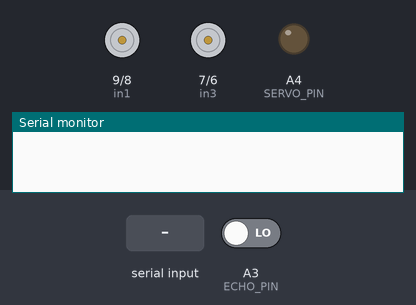
The sketch below on a simulated Arduino Uno, built with avr-gcc and run on an emulated ATmega328P. On the bench: motor-driver pin pairs drawn as motors (green arrow = first pin HIGH = forward, orange = second pin HIGH = backward, longer = more drive, scaled by the enable pin), output pins drawn as LEDs (lit = HIGH), the last lines printed to the serial monitor. The inputs (shaded band) are chosen by the test bench; at power-on: A3 (ECHO_PIN) LOW.

Above: at 2.0 s.
2.1 s: "P" received over the second serial link
At 4.0 s:
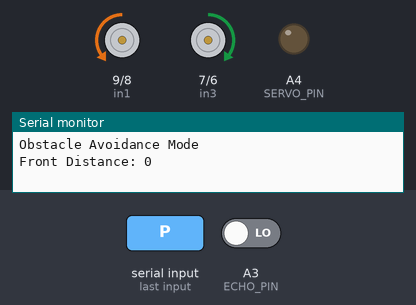
8.1 s: "S" received over the second serial link
At 8.8 s:
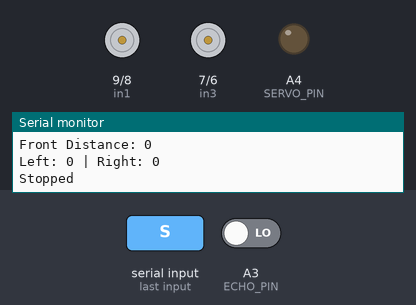
9.7 s: "R" received over the second serial link
At 10.9 s:
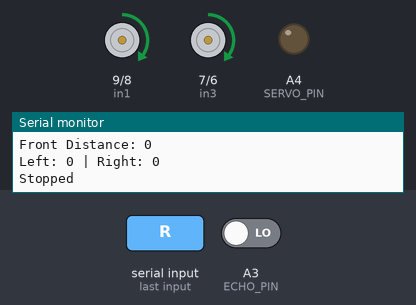
11.2 s: "F" received over the second serial link
At 12.3 s:
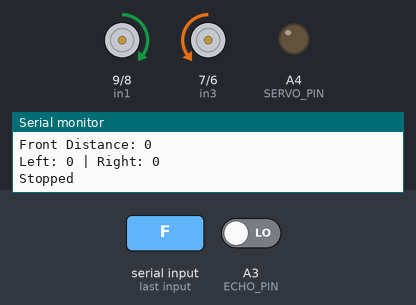
12.7 s: "B" received over the second serial link
At 13.5 s:
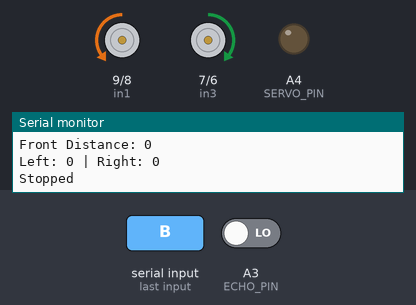
Timing chart, 0 to 15.2 s (numbered marks = the images above; inputs shaded):
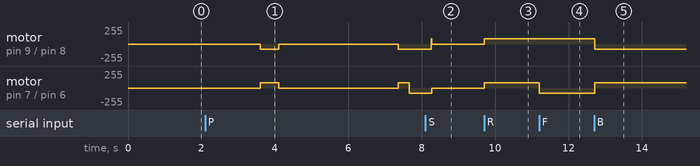

The sketch:

ProjectCode.ino
```cpp
#include <SoftwareSerial.h>
#include <NewPing.h>

#define enA 10 // Enable1 L298 Pin enA
#define in1 9  // Motor1  L298 Pin in1
#define in2 8  // Motor1  L298 Pin in2
#define in3 7  // Motor2  L298 Pin in3
#define in4 6  // Motor2  L298 Pin in4
#define enB 5  // Enable2 L298 Pin enB

#define TRIG_PIN A2  // Ultrasonic sensor trigger pin
#define ECHO_PIN A3  // Ultrasonic sensor echo pin
#define MAX_DISTANCE 200 // Maximum distance to detect obstacles
#define OBSTACLE_THRESHOLD 25 // Obstacle detection threshold in cm
#define MOTOR_SPEED 80 // Motor speed (0-255)

#define R_S A0    // IR sensor Right
#define L_S A1    // IR sensor Left
#define SERVO_PIN A4

SoftwareSerial BT(0, 1); // RX, TX for Bluetooth module
NewPing sonar(TRIG_PIN, ECHO_PIN, MAX_DISTANCE);
char command;
int mode = 0; // 0 - Bluetooth Control, 1 - Obstacle Avoidance, 2 - Line Following
bool stopFlag = false;

int distance_L, distance_F = 30, distance_R;
long distance;
int set = 20;

void setup(){
    pinMode(enA, OUTPUT);
    pinMode(in1, OUTPUT);
    pinMode(in2, OUTPUT);
    pinMode(in3, OUTPUT);
    pinMode(in4, OUTPUT);
    pinMode(enB, OUTPUT);
    pinMode(R_S, INPUT);
    pinMode(L_S, INPUT);
    pinMode(SERVO_PIN, OUTPUT);

    Serial.begin(9600);
    BT.begin(9600);

    analogWrite(enA, MOTOR_SPEED);
    analogWrite(enB, MOTOR_SPEED);
    resetServo();
    delay(500);
}

void loop(){
    if (BT.available()) {
        command = BT.read();
        if (command == 'S') { // Stop command received
            mode = 0;
            stopFlag = true;
            Stop();
            Serial.println("Stopped");
        } else {
            stopFlag = false;
            executeCommand(command);
        }
    }

    if (mode == 1 && !stopFlag) {  // Obstacle avoidance mode only if not stopped
        distance_F = Ultrasonic_read();
        Serial.print("Front Distance: "); Serial.println(distance_F);

        if (distance_F > set) {
            forward();
        } else {
            Stop();
            delay(500);
            backward();
            delay(500);
            Stop();
            Check_side();
        }
    }

    if (mode == 2 && !stopFlag) {  // Line following mode only if not stopped
        lineFollowing();
    }
    delay(10);
}

void lineFollowing() {
    int rightSensor = digitalRead(R_S);
    int leftSensor = digitalRead(L_S);

    Serial.print("Right Sensor: ");
    Serial.print(rightSensor);
    Serial.print("  Left Sensor: ");
    Serial.println(leftSensor);

    if (rightSensor == 0 && leftSensor == 0) {
        forward();
    }
    else if (rightSensor == 1 && leftSensor == 0) {
        turnRight();
    }
    else if (rightSensor == 0 && leftSensor == 1) {
        turnLeft();
    }
    else {
        Stop();
    }
}

long Ultrasonic_read(){
    digitalWrite(TRIG_PIN, LOW);
    delayMicroseconds(2);
    digitalWrite(TRIG_PIN, HIGH);
    delayMicroseconds(10);
    distance = pulseIn(ECHO_PIN, HIGH);
    return distance / 29 / 2;
}

void compareDistance(){
    if (distance_L > distance_R){
        turnRight();
        delay(350);
    } else if (distance_R > distance_L){
        turnLeft();
        delay(350);
    } else {
        backward();
        delay(300);
        turnRight();
        delay(600);
    }
    Stop();
    forward();
}

void Check_side(){
    distance_L = getDistanceAtAngle(140);
    delay(100);
    distance_R = getDistanceAtAngle(0);
    delay(100);
    resetServo();

    Serial.print("Left: "); Serial.print(distance_L);
    Serial.print(" | Right: "); Serial.println(distance_R);

    compareDistance();
}

int getDistanceAtAngle(int angle){
    servoPulse(SERVO_PIN, angle);
    delay(300);
    return Ultrasonic_read();
}

void resetServo(){
    servoPulse(SERVO_PIN, 70);
    delay(300);
}

void servoPulse(int pin, int angle){
    int pwm = (angle * 11) + 500;
    digitalWrite(pin, HIGH);
    delayMicroseconds(pwm);
    digitalWrite(pin, LOW);
    delay(50);
}

void forward(){
    digitalWrite(in1, HIGH);
    digitalWrite(in2, LOW);
    digitalWrite(in3, LOW);
    digitalWrite(in4, HIGH);
}

void backward(){
    digitalWrite(in1, LOW);
    digitalWrite(in2, HIGH);
    digitalWrite(in3, HIGH);
    digitalWrite(in4, LOW);
}

void turnRight(){
    digitalWrite(in1, LOW);
    digitalWrite(in2, HIGH);
    digitalWrite(in3, LOW);
    digitalWrite(in4, HIGH);
}

void turnLeft(){
    digitalWrite(in1, HIGH);
    digitalWrite(in2, LOW);
    digitalWrite(in3, HIGH);
    digitalWrite(in4, LOW);
}

void Stop(){
    digitalWrite(in1, LOW);
    digitalWrite(in2, LOW);
    digitalWrite(in3, LOW);
    digitalWrite(in4, LOW);
}

void executeCommand(char cmd) {
    switch (cmd) {
        case 'P': mode = 1; stopFlag = false; Serial.println("Obstacle Avoidance Mode"); break;
        case 'Q': mode = 2; stopFlag = false; Serial.println("Line Following Mode"); break;
        case 'T': mode = 0; stopFlag = false; Serial.println("Bluetooth Control Mode"); break;
        case 'F': if (mode == 0) forward(); break;
        case 'B': if (mode == 0) backward(); break;
        case 'L': if (mode == 0) turnRight(); break;
        case 'R': if (mode == 0) turnLeft(); break;
        case 'S': mode = 0; stopFlag = true; Stop(); Serial.println("Stopped"); break;
        default: break;
    }
}
```

Measured:
- after the input at 2.1 s, motor on pin 9 (in1) / pin 8 (in2): stopped → backward 80/255 after 1.5 s, → stopped 0.50 s later, → backward 80/255 3.3 s later; motor on pin 7 (in3) / pin 6 (in4): stopped → forward 80/255 after 1.5 s, → stopped 0.50 s later, → forward 80/255 3.3 s later, → backward 80/255 0.30 s later
- after the input at 8.1 s, motor on pin 7 (in3) / pin 6 (in4): backward 80/255 → stopped after 0.17 s instead of 1.2 s
- after the input at 9.7 s, motor on pin 9 (in1) / pin 8 (in2), motor on pin 7 (in3) / pin 6 (in4): stopped → forward 80/255 at once
- after the input at 11.2 s, motor on pin 7 (in3) / pin 6 (in4): forward 80/255 → backward 80/255 at once
- after the input at 12.7 s, motor on pin 9 (in1) / pin 8 (in2): forward 80/255 → backward 80/255 at once; motor on pin 7 (in3) / pin 6 (in4): backward 80/255 → forward 80/255 at once
